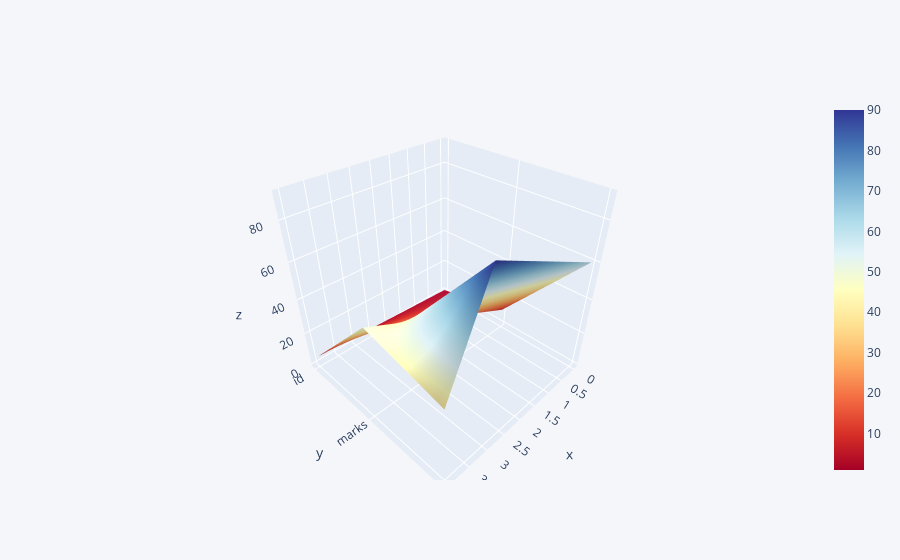

Write notebook code for a chart like this one.
### Code cell
p.iplot(kind = "surface" , colorscale = "rdylbu")

### Figure 1 — Plotly figure (JSON) as saved in the notebook; plotly's stock layout.template omitted (floating-point values rounded to 4 significant figures)
{"data": [{"colorscale": [[0, "rgb(165,0,38)"], [0.1, "rgb(215,48,39)"], [0.2, "rgb(244,109,67)"], [0.3, "rgb(253,174,97)"], [0.4, "rgb(254,224,144)"], [0.5, "rgb(255,255,191)"], [0.6, "rgb(224,243,248)"], [0.7, "rgb(171,217,233)"], [0.8, "rgb(116,173,209)"], [0.9, "rgb(69,117,180)"], [1, "rgb(49,54,149)"]], "type": "surface", "x": [0, 1, 2, 3, 4], "y": ["id", "marks", "duration"], "z": [[1, 2, 3, 4, 5], [10, 20, 30, 40, 50], [60, 70, 80, 90, 40]]}], "layout": {"legend": {"bgcolor": "#F5F6F9", "font": {"color": "#4D5663"}}, "paper_bgcolor": "#F5F6F9", "plot_bgcolor": "#F5F6F9", "title": {"font": {"color": "#4D5663"}}, "xaxis": {"gridcolor": "#E1E5ED", "showgrid": true, "tickfont": {"color": "#4D5663"}, "title": {"font": {"color": "#4D5663"}, "text": ""}, "zerolinecolor": "#E1E5ED"}, "yaxis": {"gridcolor": "#E1E5ED", "showgrid": true, "tickfont": {"color": "#4D5663"}, "title": {"font": {"color": "#4D5663"}, "text": ""}, "zerolinecolor": "#E1E5ED"}}}
